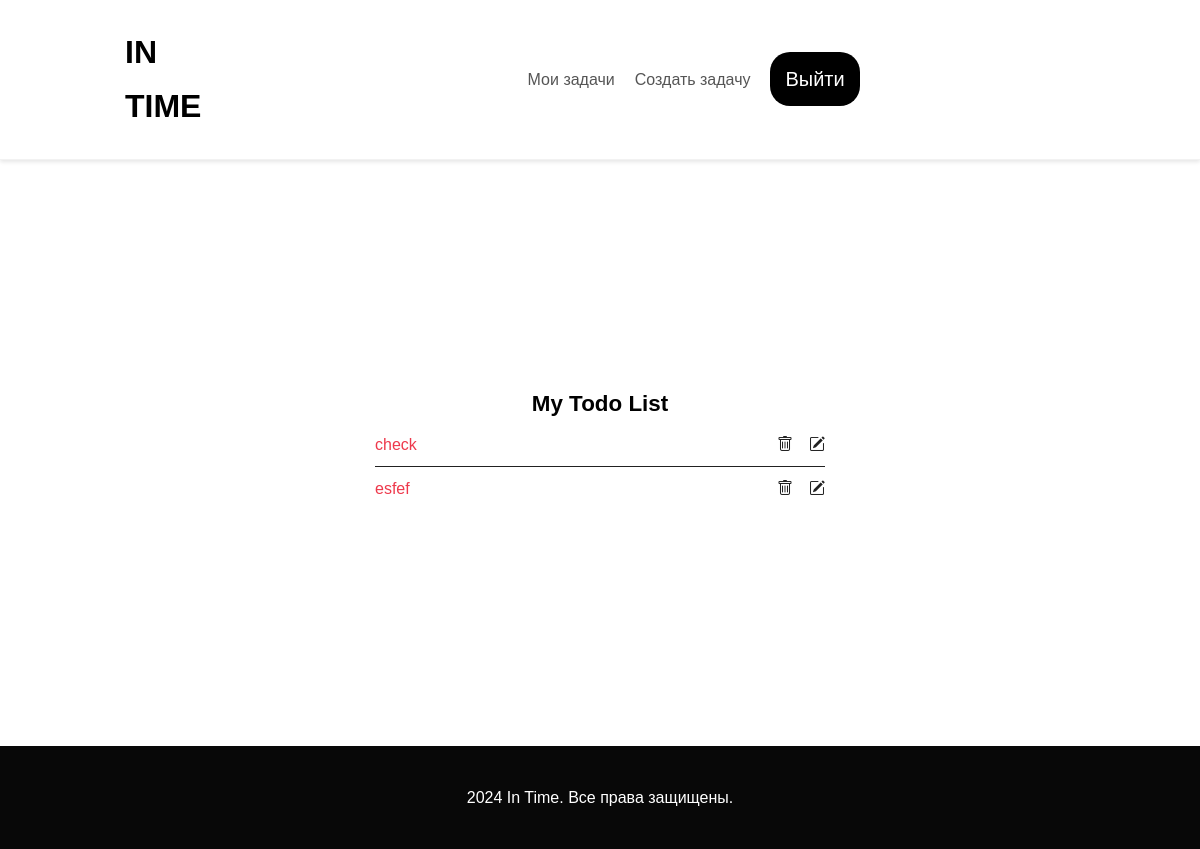
Page /tasks/ (signed in) on the earlier database version.
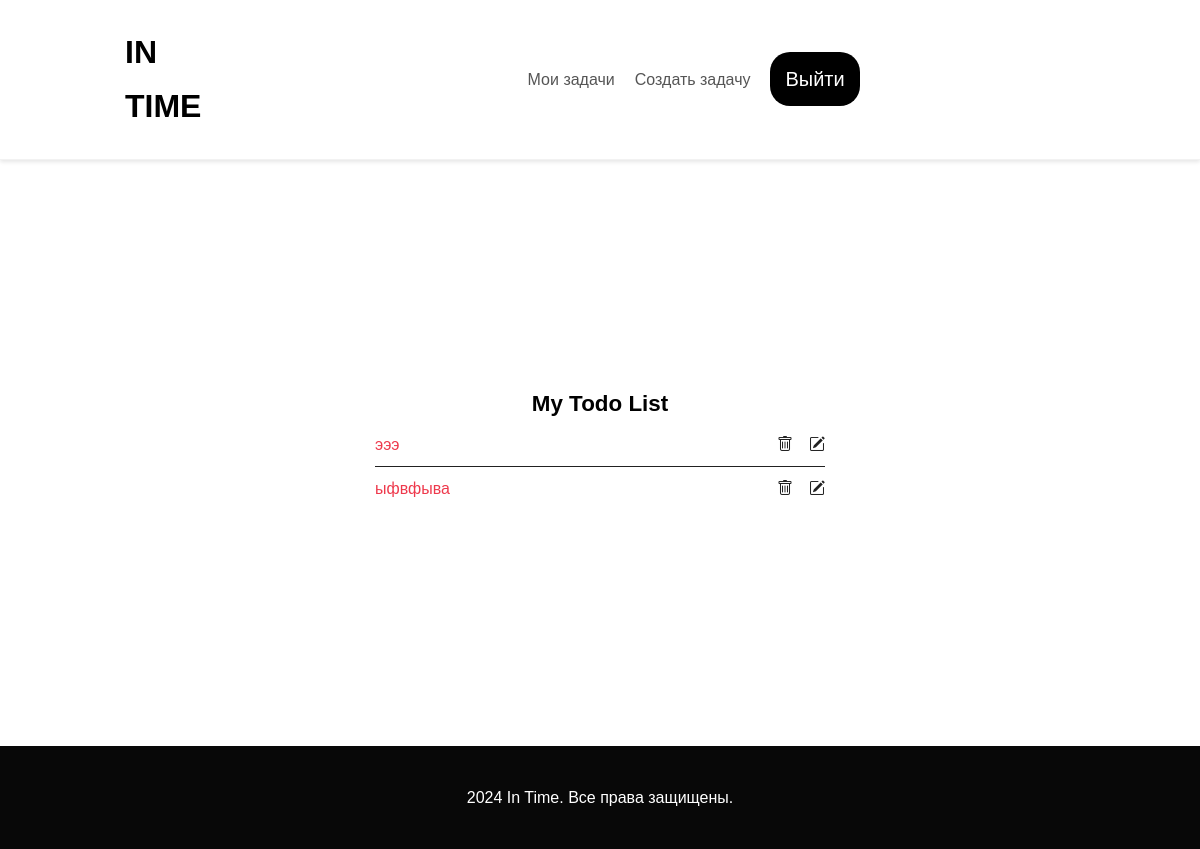
Same page on the later database version.
### inTime/models.py (models this page shows, shortened)
class Task(models.Model):
    title = models.CharField(max_length=255)
    description = models.TextField(null=True, blank=True)
    completed = models.BooleanField(default=False)
    created_at = models.DateTimeField(auto_now_add=True)
    due_date = models.DateField(null=True, blank=True)
    user = models.ForeignKey(User, on_delete=models.CASCADE, null=True, blank=True)
    class Meta:
        ordering = ['completed', 'due_date']

### inTime/views.py (the view)
# urls.py: path('tasks/', TaskList.as_view(),name='tasks'),
class TaskList(LoginRequiredMixin, ListView):
    model = Task
    context_object_name = 'tasks'
    def get_queryset(self):
        return super().get_queryset().filter(user=self.request.user)

### inTime/templates/inTime/task_list.html
{%extends 'base.html'%}
{%block content%}
<div class="center">
	<h2>My Todo List</h2>
	{% if tasks %}
	<ul class="tasks">
		{% for task in tasks %}
			<li><a href="{% url 'task' task.id %}" class="{% if task.completed%}completed{%endif%}">{{ task.title }}</a>
				 <div  class="task-controls">
				 	<a href="{%url 'task-delete' task.id %}"><i class="bi bi-trash"></i> </a>
					<a href="{%url 'task-update' task.id %}"><i class="bi bi-pencil-square"></i></a>
		         </div>
		    </li>
		{% endfor %}
	{% else %}
		<p>🎉 Yay, you have no pending tasks! <a href="{%url 'task-create'%}">Create Task</a></p>
	{% endif %}
	</ul>
</div>
{%endblock content%}

### inTime/templates/base.html (shortened to what this page needs)
{%load static %}
<!DOCTYPE html>
<html lang="ru">
    <head>
        <link rel="stylesheet" href="{% static 'css/style.css' %}" />
    </head>
    <body>
        <header class="header">
            <div class="logo-container">
                <a href="#" class="logo">IN TIME</a>
            </div>
            <nav class="nav">
            	<ul class="nav-links">
	                {% if request.user.is_authenticated %}
	    	              	<li><a href="{% url 'tasks' %}"> Мои задачи</a></li>
                            <li><a href="{% url 'task-create' %}"> Создать задачу</a></li>
                            <li><a href="{% url 'logged_out' %}" class="login-link">Выйти</a></li>
	                {% else %}
							<li><a href="{% url 'login' %}" class="login-link">Вход</a></li>
                            <li><a href="{% url 'register' %}" class="login-link">Зарегистрироваться</a></li>
	                {% endif %}
                </ul>
            </nav>
        </header>
        <main>
            <div class="container">
             {%block content %}
             {%endblock content%}
            </div>
        </main>
        <footer class="footer">
            <div class="container">
                <p>2024 In Time. Все права защищены. </p>
            </div>
        </footer>
    </body>
</html>

### static/css/style.css (style rules this page uses)
:root { --color-primary: #ee394c; --color-secondary: #86b7fe; --color-light: #f2f2f2; --color-gray: #ced4da; --color-dark: #212121; --color-white: #ffffff; --color-error: #e2442f; --color-warning: #ffc900; --color-info: #02a2b9; --color-success: #1ba345; --color-input: #00d1b2; --border-radius: 5px; }
* { margin: 0; padding: 0; box-sizing: border-box; text-rendering: optimizeLegibility; }
html, body { height: 100%; }
body { font-family: 'IM FELL French Canon', sans-serif; font-size: 1rem; line-height: 1.7; display: flex; flex-direction: column; }
h2 { font-size: 1.4rem; }
a { color: var(--color-primary); text-decoration: none; }
.container { max-width: 960px; margin: 0 auto; padding: 0.5rem; }
.header { border-bottom: solid 1px var(--color-light); background-color: #fff; box-shadow: 0 2px 4px rgba(0, 0, 0, 0.1); padding: 15px; display: flex; justify-content: space-between; align-items: center; }
.nav { display:flex; gap:1rem; align-items: center; justify-content: center; flex-basis: 100%; }
.logo { padding: 0.5rem; background-color: var(--color-white); text-decoration: none; color: var(--color-white); font-weight: bold; text-transform: uppercase; padding: 10px; }
.tasks { list-style: none; width: 100%; max-width: 450px; }
.tasks li { display: flex; justify-content: space-between; align-items: center; width: 100%; border-bottom: solid 1px var(--color-dark); padding: 0.5rem 0; }
.tasks li:last-of-type { border-bottom: none; }
.task-controls { display: flex; justify-content: space-between; gap: 1rem; }
.task-controls a { color: var(--color-dark); }
.footer p { text-align: center; }
.footer { color: white; position: relative; width: 100%; padding: 30px; background: #080808; display: flex; justify-content: center; align-items: center; flex-direction: column; margin-top: 10px; }
.center { display: flex; flex-direction: column; align-items: center; justify-content: center; min-height: 70vh; }

### inTime/templates/base.html (style rules this page uses)
body { font-family: 'IM FELL French Canon', sans-serif; padding: 0; align-content: center; margin: 0 auto; text-align: left; min-height: 100vh; min-width: 320px; }
.header { background-color: #fff; box-shadow: 0 2px 4px rgba(0, 0, 0, 0.1); padding: 15px; display: flex; justify-content: space-between; align-items: center; }
.logo-container { display: flex; align-items: center; width: auto; }
.logo { font-size: 32px; font-weight: bold; color: #000; text-decoration: none; margin-left: 100px; }
.nav { display: flex; align-items: center; }
.nav-links { list-style-type: none; display: flex; align-items: center; margin-left: 10px; justify-content: center; }
.nav-links li { margin-right: 20px; }
.nav-links li a { color: #555; text-decoration: none; transition: color 0.3s; font-size: 16px; }
.nav-links li a.login-link { display: inline-block; align-items: center; justify-content: center; padding: 10px 15px; background-color: #000; color: #fff; border-radius: 20px; text-decoration: none; transition: background-color 0.3s; font-size: 20px; }

Differences in the rows shown:
removed Task: title "check"
removed Task: title "esfef"
added Task: title "эээ"
added Task: title "ыфвфыва"
